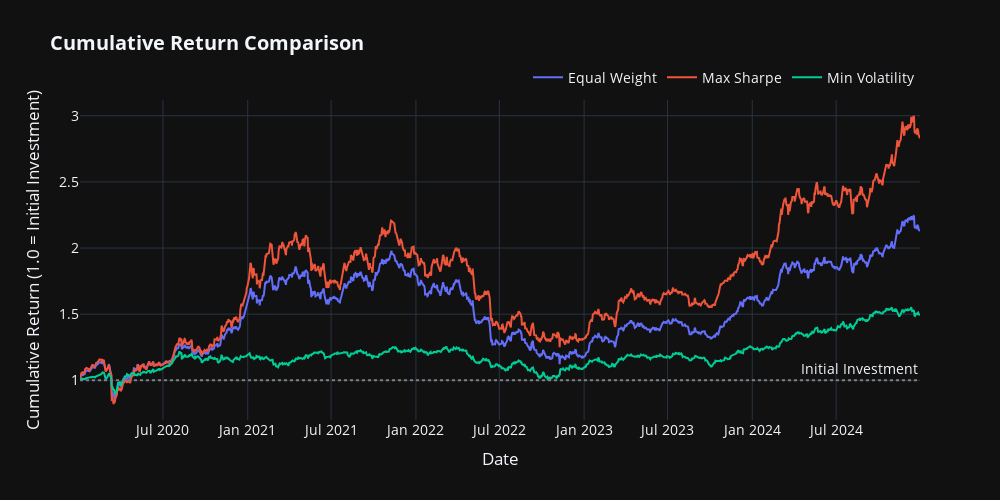

The code cell stored with this chart in its notebook:
### Markdown cell above
## 7. Cumulative Return Comparison

### Code cell
# Calculate cumulative returns for each portfolio
ew_cumulative = optimizer.calculate_cumulative_returns(ew_portfolio['weights'])
msr_cumulative = optimizer.calculate_cumulative_returns(msr_portfolio['weights'])
minvol_cumulative = optimizer.calculate_cumulative_returns(min_vol_portfolio['weights'])

# Create comparison dataframe
cumulative_df = pd.DataFrame({
    'Equal Weight': ew_cumulative,
    'Max Sharpe': msr_cumulative,
    'Min Volatility': minvol_cumulative
})

# Plot
fig = go.Figure()

for col in cumulative_df.columns:
    fig.add_trace(go.Scatter(
        x=cumulative_df.index,
        y=cumulative_df[col],
        mode='lines',
        name=col,
        line=dict(width=2)
    ))

fig.add_hline(y=1.0, line_dash="dot", line_color="gray", annotation_text="Initial Investment")

fig.update_layout(
    title='<b>Cumulative Return Comparison</b>',
    xaxis_title='Date',
    yaxis_title='Cumulative Return (1.0 = Initial Investment)',
    template='plotly_dark',
    font=dict(size=14),
    legend=dict(orientation='h', yanchor='bottom', y=1.02, xanchor='right', x=1),
    hovermode='x unified',
    width=1000,
    height=500
)

fig.show()

### Figure 1 — Plotly figure (JSON) as saved in the notebook; plotly's stock layout.template omitted (floating-point values rounded to 4 significant figures; data arrays with more than 128 entries replaced by an {"elided": "..."} marker saying what was removed)
{"data": [{"line": {"width": 2}, "mode": "lines", "name": "Equal Weight", "type": "scatter", "x": {"elided": "1256 str values"}, "y": {"elided": "1256 float values"}}, {"line": {"width": 2}, "mode": "lines", "name": "Max Sharpe", "type": "scatter", "x": {"elided": "1256 str values"}, "y": {"elided": "1256 float values"}}, {"line": {"width": 2}, "mode": "lines", "name": "Min Volatility", "type": "scatter", "x": {"elided": "1256 str values"}, "y": {"elided": "1256 float values"}}], "layout": {"annotations": [{"showarrow": false, "text": "Initial Investment", "x": 1, "xanchor": "right", "xref": "x domain", "y": 1.0, "yanchor": "bottom", "yref": "y"}], "font": {"size": 14}, "height": 500, "hovermode": "x unified", "legend": {"orientation": "h", "x": 1, "xanchor": "right", "y": 1.02, "yanchor": "bottom"}, "shapes": [{"line": {"color": "gray", "dash": "dot"}, "type": "line", "x0": 0, "x1": 1, "xref": "x domain", "y0": 1.0, "y1": 1.0, "yref": "y"}], "title": {"text": "<b>Cumulative Return Comparison</b>"}, "width": 1000, "xaxis": {"title": {"text": "Date"}}, "yaxis": {"title": {"text": "Cumulative Return (1.0 = Initial Investment)"}}}}
